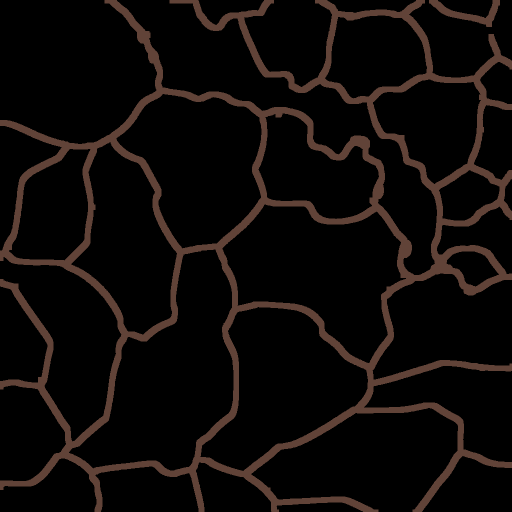
#> input picture outputs/map1024/map_borders.png, 1024 x 1024 px, given in place of map.png, which was not available (shown at 1/2 size)
$ jupyter execute --allow-errors Thickening.ipynb   (shell and % lines are left out)
#> lines starting #> are read from the running program, lines starting #| are printed output that depends on the picture; after the words box and inside, x2 and y2 are one past the last pixel; in counts of white or black regions, pixels touching at a corner belong together; pictures that were not available may be replaced by others from this repository, and a replacement may not be noted
### scripts/ShaderMapGeneration/image_processes.py
from skimage import feature, morphology
import numpy as np
import cv2
import os
import numpy as np
from skimage import morphology
from skimage.morphology import medial_axis
from skimage.util import invert
from skimage.io import imread
import json
import os
import random
from IPython.display import display
from PIL import Image


# [79 lines left out: functions convertToRGB, convertToGray, threshold, canny, imreadGrayNormalized, getContours and 2 more, not called in this run]


# Need a 0-1 array -> bool array
def skeletonize(grayNormalizedImg, sensitivity, display=False, shouldInvert=True):
    binary_image = grayNormalizedImg > sensitivity
    binary_image = invert(binary_image)
    skeleton, distance = medial_axis(binary_image, return_distance=True)
    if (shouldInvert):
        skeleton = invert(skeleton)
    if display:
        show(skeleton)
    return skeleton


def hex_to_rgba(hex_color):
    if hex_color.startswith('#'):
        hex_color = hex_color[1:]
    if len(hex_color) == 6:
        r, g, b = int(hex_color[:2], 16), int(
            hex_color[2:4], 16), int(hex_color[4:6], 16)
        return [r/255.0, g/255.0, b/255.0, 1.0]


def show(img):
    pilImage = Image.fromarray(img)
    display(pilImage)


# [38 lines left out: functions printArrayType, alphaSubtraction, alphaSubstractionWithThreshold, createBlankImage, not called in this run]


# Thickening
def dilatation(img, kernelSize, display=False):
    kernel = np.ones((kernelSize, kernelSize), np.uint8)
    img_dilated = cv2.dilate(img, kernel, iterations=1)
    if display:
        show(img_dilated)
    return img_dilated


def blur(img, kernelSize, display=False):
    kernel = np.ones((kernelSize, kernelSize), np.float32) / (kernelSize**2)
    img_blurred = cv2.filter2D(img, -1, kernel)
    if display:
        show(img_blurred)
    return img_blurred


# Funny use of DILATATION to remove borders
def removeLines(img, kernelSize, display=False):
    kernel = np.ones((kernelSize, kernelSize), np.uint8)
    dil = cv2.dilate(img, kernel, iterations=3)
    if display:
        show(dil)


def toRgba(img):
    color_channel = cv2.cvtColor(img, cv2.COLOR_GRAY2RGB)
    # color_channel only white pixels
    color_channel[color_channel > 0] = 255
    alpha_channel = img.copy()  # Use grayscale image as alpha channel
    alpha_channel = alpha_channel.astype(
        img.dtype)  # Ensure data type consistency
    black_pixels_mask = cv2.inRange(img, 0, 20)
    alpha_channel[black_pixels_mask == 255] = 0
    res = cv2.merge((color_channel, alpha_channel))
    return res


def normalizeBlurredImage(img, percentilTreshold, display=False):
    # Filter out black pixels
    non_black_pixels = img[img > 0]
    # mean_color = np.mean(non_black_pixels)
    threshold = np.percentile(non_black_pixels, percentilTreshold)
    # Each pixel above this threshold are white
    normalized_pixels = np.where(
        non_black_pixels > threshold, 255, non_black_pixels / threshold * 255)
    img_normalized = img.copy()
    img_normalized[img_normalized > 0] = normalized_pixels.astype(np.uint8)
    blur_rgba = toRgba(img_normalized)
    if display:
        print("Threshold:", threshold)
        show(blur_rgba)
    return blur_rgba


def superpose(background, foreground):
    copied_image = background.copy()

    # Get the alpha channel of the target image
    target_alpha = foreground[:, :, 3] / 255.0

    # Replace the pixels in the copied image
    copied_image[target_alpha != 0] = foreground[target_alpha != 0]

    return copied_image


def test(skeleton, kernelSize, display=False):
    def dilate(binary_image, alpha, kernelSize):
        img = (binary_image * alpha).astype(np.uint8)
        kernel = np.ones((kernelSize, kernelSize), np.uint8)
        return cv2.dilate(img, kernel, iterations=1)
    dilatation1 = toRgba(dilate(skeleton, 255, 3))
    dilatation2 = toRgba(dilate(skeleton, 153, 4))
    dilatation3 = toRgba(dilate(skeleton, 91, 5))
    dilatation4 = toRgba(dilate(skeleton, 55, 6))
    composition = superpose(dilatation4, superpose(
        dilatation3, superpose(dilatation2, dilatation1)))
    if display:
        show(composition)
    return composition


# The best formula I found was base on dilatation + blur
def thickening(skeleton, dilatationKernelSize, blurKernelSize, normalizationPercentilThreshold, color=[1, 1, 1, 1], display=False, displayIntermediateSteps=False):
    skeleton_uint8 = (skeleton * 255).astype(np.uint8)
    dilatationImg = dilatation(
        skeleton_uint8, dilatationKernelSize, displayIntermediateSteps)
    blurImg = blur(dilatationImg, blurKernelSize, displayIntermediateSteps)
    norm = normalizeBlurredImage(
        blurImg, normalizationPercentilThreshold, displayIntermediateSteps)
    colored_norm = norm * color
    colored_norm = colored_norm.astype(np.uint8)
    if display:
        show(colored_norm)
    return colored_norm

### scripts/ShaderMapGeneration/notebooks/Thickening.ipynb
[cell 1]
import sys
sys.path.append('..')

from utils import show
import image_processes as imgp
import map_processes as mapp
import utils as ut
import numpy as np
import cv2
import os
import numpy as np
from skimage.morphology import medial_axis
from skimage.util import invert
from skimage.io import imread
import json

[cell 2]
imgName = 'map.png'
texturePath = '../../../textures/map512/'
outputPath = './outputs/thickening/'

imgPath = os.path.join(texturePath, imgName)

image = imread(imgPath, as_gray=True)
#> image: shape (1024, 1024) float64; min 0.285, max 1, mean 0.93

height, width = image.shape
#> height = 1024; width = 1024
# imgSize = (250, 250)
imgSize = (width, height)
#> imgSize = (1024, 1024)
image = cv2.resize(image, imgSize)

if not os.path.exists(outputPath):
    os.makedirs(outputPath)

# Copy imgPath as input.png
inputPath = os.path.join(outputPath, 'input.png')
cv2.imwrite(inputPath, cv2.cvtColor(imread(imgPath), cv2.COLOR_BGR2RGB))

[cell 3]
# ut.show((image * 255).astype(np.uint8))

[cell 4]
# Skeletonize
skeleton = imgp.skeletonize(image, 0.35, True, False)
#> in skeletonize, `binary_image = grayNormalizedImg > sensitivity`:
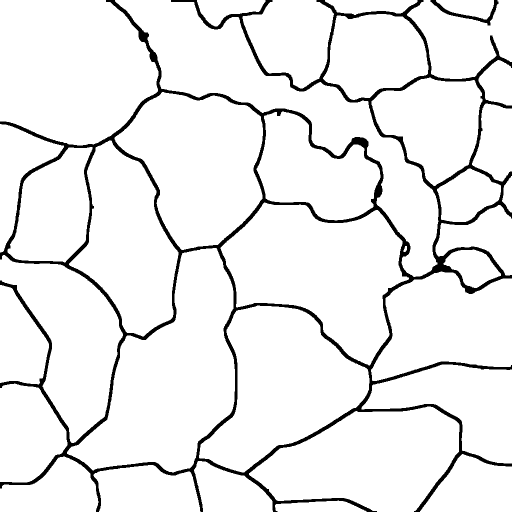
#> binary_image: shape (1024, 1024) bool (shown at 1/2 size); 93.2% white; 2 black regions, box (x1, y1, x2, y2) and area: (0, 0, 1024, 1024) 70623, (861, 0, 997, 51) 1196
#> in skeletonize, `skeleton, distance = medial_axis(binary_image, return_distance=True)`: skeleton: shape (1024, 1024) bool; 0.94% white in thin lines or dots
#> in show, `pilImage = Image.fromarray(img)`: pilImage: PIL image 1024x1024 1; 0.94% white in thin lines or dots
skeleton_uint8 = (skeleton * 255).astype(np.uint8)
#> (the rest of this cell did not finish here and is left out)

[cell 5]
# DILATATION
imgDilated = imgp.dilatation(skeleton_uint8, 4, True)
#> in dilatation, `img_dilated = cv2.dilate(img, kernel, iterations=1)`: img_dilated: shape (1024, 1024); 4.9% white; 2 white regions, box (x1, y1, x2, y2) and area: (0, 0, 1024, 1024) 50274, (860, 0, 999, 53) 918
#> (the rest of this cell did not finish here and is left out)

[cell 6]
# Blur
imgBlurred = imgp.blur(skeleton_uint8, 6, True)
#> in blur, `img_blurred = cv2.filter2D(img, -1, kernel)`:
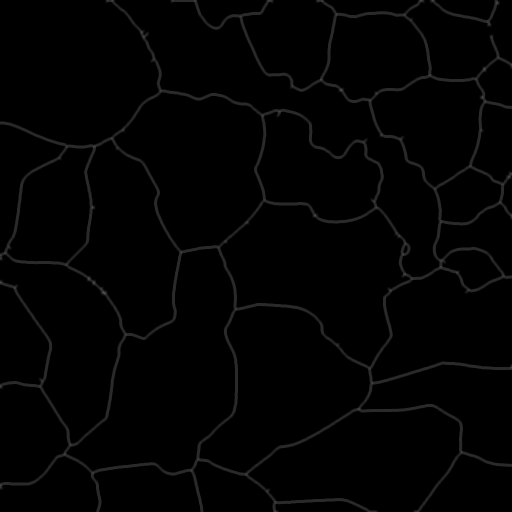
#> img_blurred: shape (1024, 1024) (shown at 1/2 size); min 0, max 85, mean 2.4
#> (the rest of this cell did not finish here and is left out)

[cell 7]
# Funny use of DILATATION to remove borders
imgp.removeLines(imread(imgPath), 5, False)
#> in removeLines, `kernel = np.ones((kernelSize, kernelSize), np.uint8)`: kernel = [[1, 1, 1, 1, 1], [1, 1, 1, 1, 1], [1, 1, 1, 1, 1], [1, 1, 1, 1, 1], [1, 1, 1, 1, 1]]
#> in removeLines, `dil = cv2.dilate(img, kernel, iterations=3)`:
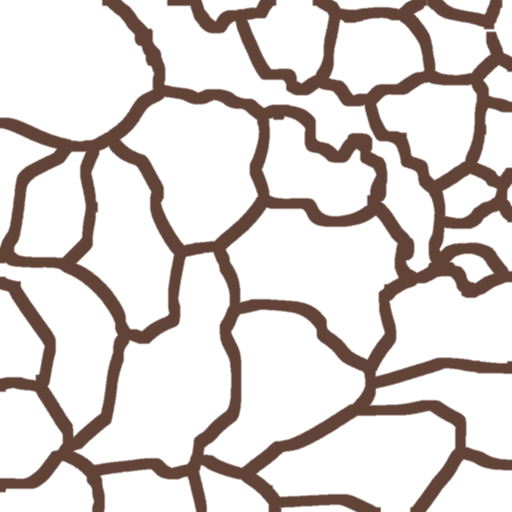
#> dil: shape (1024, 1024, 4) (shown at 1/2 size); mean R, G, B, A 26.4, 18.3, 15.3, 60.9; transparent parts drawn white

[cell 8]
# Test superposition of dilatations
composition = imgp.test(skeleton, 4, False)
#> in dilate, `return cv2.dilate(img, kernel, iterations=1)`: returned value: shape (1024, 1024); 3.6% white; 2 white regions, box (x1, y1, x2, y2) and area: (0, 0, 1024, 1024) 37049, (860, 0, 998, 52) 671
#> in dilate (call 2), `img = (binary_image * alpha).astype(np.uint8)`: img: shape (1024, 1024); values 0 (black) and 153 (white), 0.94% white in thin lines or dots
#> in dilate (call 3), `img = (binary_image * alpha).astype(np.uint8)`: img: shape (1024, 1024); values 0 (black) and 91 (white), 0.94% white in thin lines or dots
#> in dilate (call 3), `return cv2.dilate(img, kernel, iterations=1)`: returned value: shape (1024, 1024); values 0 (black) and 91 (white), 6.1% white; 2 white regions, box (x1, y1, x2, y2) and area: (0, 0, 1024, 1024) 63283, (859, 0, 999, 53) 1150
#> in dilate (call 4), `img = (binary_image * alpha).astype(np.uint8)`: img: shape (1024, 1024); values 0 (black) and 55 (white), 0.94% white in thin lines or dots
#> in dilate (call 4), `return cv2.dilate(img, kernel, iterations=1)`: returned value: shape (1024, 1024); values 0 (black) and 55 (white), 7.4% white; 2 white regions, box (x1, y1, x2, y2) and area: (0, 0, 1024, 1024) 76220, (859, 0, 1000, 54) 1389
#> in toRgba (call 4), `color_channel[color_channel > 0] = 255`:
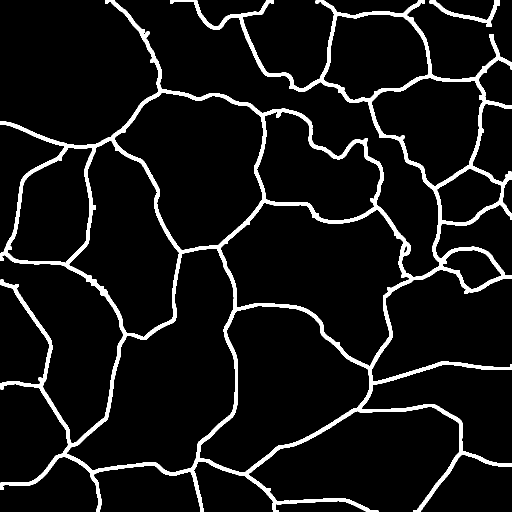
#> color_channel: shape (1024, 1024, 3) (shown at 1/2 size); 7.4% white; 2 white regions, box (x1, y1, x2, y2) and area: (0, 0, 1024, 1024) 76220, (859, 0, 1000, 54) 1389
#> in superpose, `copied_image[target_alpha != 0] = foreground[target_alpha != 0]`: copied_image: shape (1024, 1024, 4); mean B, G, R, A 12.4, 12.4, 12.4, 11.1
#> in superpose (call 2), `copied_image[target_alpha != 0] = foreground[target_alpha != 0]`:
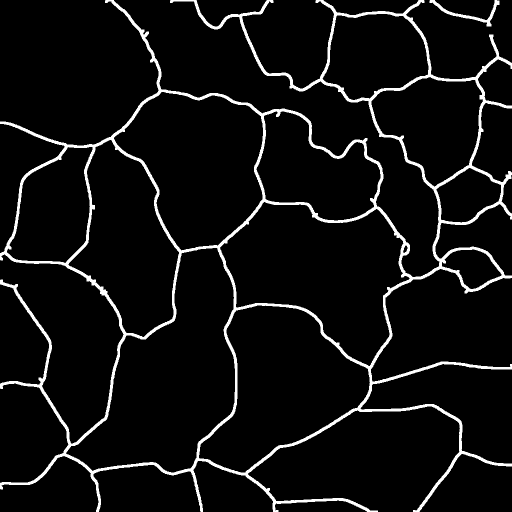
#> copied_image: shape (1024, 1024, 4) (shown at 1/2 size); mean B, G, R, A 15.7, 15.7, 15.7, 12.3
#> in superpose (call 3), `copied_image[target_alpha != 0] = foreground[target_alpha != 0]`:
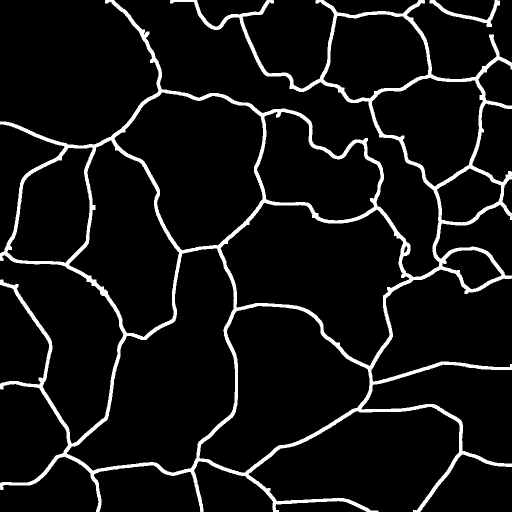
#> copied_image: shape (1024, 1024, 4) (shown at 1/2 size); mean B, G, R, A 18.9, 18.9, 18.9, 13
cv2.imwrite(os.path.join(outputPath, 'composition.png'), composition);

[cell 9]
# Normalize blurred image
blur = imgp.blur(skeleton_uint8, 10, False)
blur_rgba = imgp.normalizeBlurredImage(blur, 80, True)
#> in normalizeBlurredImage, `threshold = np.percentile(non_black_pixels, percentilTreshold)`: threshold = 25
#> in normalizeBlurredImage, `img_normalized[img_normalized > 0] = normalized_pixels.astype(np.uint8)`:
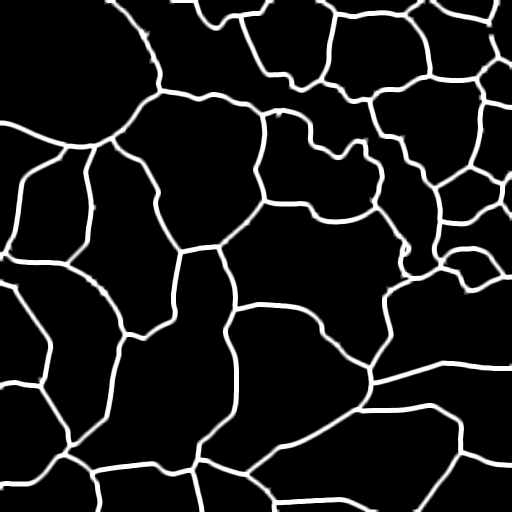
#> img_normalized: shape (1024, 1024) (shown at 1/2 size); min 0, max 255, mean 23.5
#> in toRgba (call 5), `color_channel[color_channel > 0] = 255`:
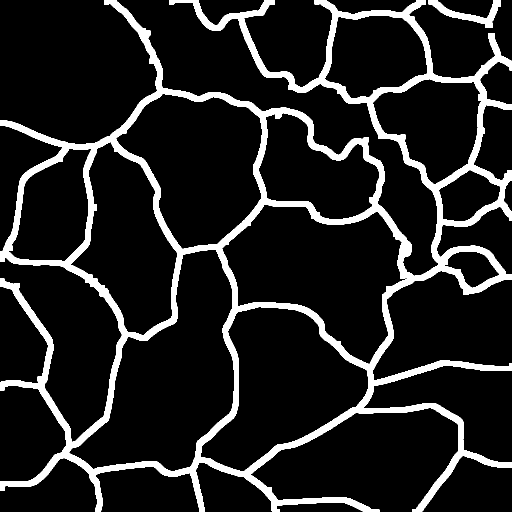
#> color_channel: shape (1024, 1024, 3) (shown at 1/2 size); 12.3% white; 2 white regions, box (x1, y1, x2, y2) and area: (0, 0, 1024, 1024) 126789, (857, 0, 1002, 56) 2301
#> in toRgba (call 5), `res = cv2.merge((color_channel, alpha_channel))`:
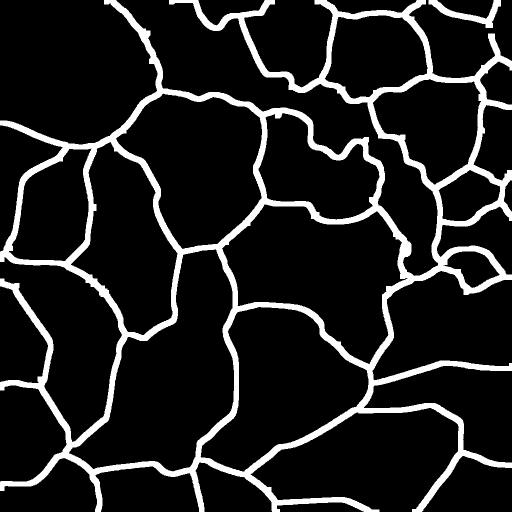
#> res: shape (1024, 1024, 4) (shown at 1/2 size); mean B, G, R, A 31.4, 31.4, 31.4, 23.5
#| Threshold: 25.0
cv2.imwrite(os.path.join(outputPath, 'blurred.png'), blur_rgba)
#> Out = True

[cell 10]
# Thickening
color = imgp.hex_to_rgba("#614338")
normalizedBlurredDilatedImg = imgp.thickening(
    skeleton, 8, 4, 80, color, True, False)
#> in dilatation (call 2), `img_dilated = cv2.dilate(img, kernel, iterations=1)`: img_dilated: shape (1024, 1024); 9.9% white; 2 white regions, box (x1, y1, x2, y2) and area: (0, 0, 1024, 1024) 101690, (858, 0, 1001, 55) 1850
#> call 3 of blur, with kernelSize = 4, display = False
#> in blur (call 3), `img_blurred = cv2.filter2D(img, -1, kernel)`:
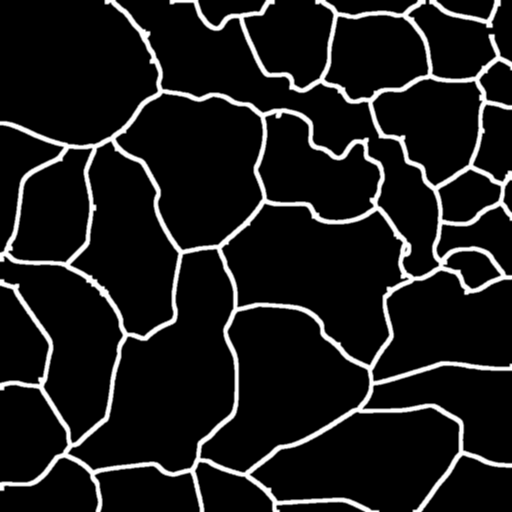
#> img_blurred: shape (1024, 1024) (shown at 1/2 size); min 0, max 255, mean 25.2
#> (the rest of this cell did not finish here and is left out)
